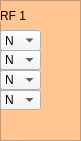
                 <widget class="QFrame" name="frame_5">
                  <property name="geometry">
                   <rect>
                    <x>750</x>
                    <y>420</y>
                    <width>81</width>
                    <height>141</height>
                   </rect>
                  </property>
                  <property name="styleSheet">
                   <string notr="true">background-color: rgb(255, 198, 148);</string>
                  </property>
                  <property name="frameShape">
                   <enum>QFrame::StyledPanel</enum>
                  </property>
                  <property name="frameShadow">
                   <enum>QFrame::Raised</enum>
                  </property>
                  <widget class="QComboBox" name="comboBox_rf1ant3">
                   <property name="geometry">
                    <rect>
                     <x>0</x>
                     <y>90</y>
                     <width>41</width>
                     <height>20</height>
                    </rect>
                   </property>
                   <property name="sizePolicy">
                    <sizepolicy hsizetype="Expanding" vsizetype="Fixed">
                     <horstretch>0</horstretch>
                     <verstretch>0</verstretch>
                    </sizepolicy>
                   </property>
                   <property name="styleSheet">
                    <string notr="true">background-color: rgb(245, 245, 245);</string>
                   </property>
                   <item>
                    <property name="text">
                     <string>N</string>
                    </property>
                   </item>
                   <item>
                    <property name="text">
                     <string>3</string>
                    </property>
                   </item>
                   <item>
                    <property name="text">
                     <string>6</string>
                    </property>
                   </item>
                   <item>
                    <property name="text">
                     <string>7</string>
                    </property>
                   </item>
                   <item>
                    <property name="text">
                     <string>9</string>
                    </property>
                   </item>
                  </widget>
                  <widget class="QComboBox" name="comboBox_rf1ant2">
                   <property name="geometry">
                    <rect>
                     <x>0</x>
                     <y>70</y>
                     <width>41</width>
                     <height>20</height>
                    </rect>
                   </property>
                   <property name="sizePolicy">
                    <sizepolicy hsizetype="Expanding" vsizetype="Fixed">
                     <horstretch>0</horstretch>
                     <verstretch>0</verstretch>
                    </sizepolicy>
                   </property>
                   <property name="styleSheet">
                    <string notr="true">background-color: rgb(245, 245, 245);</string>
                   </property>
                   <item>
                    <property name="text">
                     <string>N</string>
                    </property>
                   </item>
                   <item>
                    <property name="text">
                     <string>2</string>
                    </property>
                   </item>
                   <item>
                    <property name="text">
                     <string>4</string>
                    </property>
                   </item>
                   <item>
                    <property name="text">
                     <string>6</string>
                    </property>
                   </item>
                   <item>
                    <property name="text">
                     <string>8</string>
                    </property>
                   </item>
                  </widget>
                  <widget class="QComboBox" name="comboBox_rf1ant1">
                   <property name="geometry">
                    <rect>
                     <x>0</x>
                     <y>50</y>
                     <width>41</width>
                     <height>20</height>
                    </rect>
                   </property>
                   <property name="sizePolicy">
                    <sizepolicy hsizetype="Expanding" vsizetype="Fixed">
                     <horstretch>0</horstretch>
                     <verstretch>0</verstretch>
                    </sizepolicy>
                   </property>
                   <property name="styleSheet">
                    <string notr="true">background-color: rgb(245, 245, 245);</string>
                   </property>
                   <item>
                    <property name="text">
                     <string>N</string>
                    </property>
                   </item>
                   <item>
                    <property name="text">
                     <string>1</string>
                    </property>
                   </item>
                   <item>
                    <property name="text">
                     <string>2</string>
                    </property>
                   </item>
                   <item>
                    <property name="text">
                     <string>5</string>
                    </property>
                   </item>
                   <item>
                    <property name="text">
                     <string>9</string>
                    </property>
                   </item>
                  </widget>
                  <widget class="QComboBox" name="comboBox_rf1ant0">
                   <property name="geometry">
                    <rect>
                     <x>0</x>
                     <y>30</y>
                     <width>41</width>
                     <height>21</height>
                    </rect>
                   </property>
                   <property name="sizePolicy">
                    <sizepolicy hsizetype="Expanding" vsizetype="Fixed">
                     <horstretch>0</horstretch>
                     <verstretch>0</verstretch>
                    </sizepolicy>
                   </property>
                   <property name="styleSheet">
                    <string notr="true">background-color: rgb(245, 245, 245);</string>
                   </property>
                   <item>
                    <property name="text">
                     <string>N</string>
                    </property>
                   </item>
                   <item>
                    <property name="text">
                     <string>0</string>
                    </property>
                   </item>
                   <item>
                    <property name="text">
                     <string>4</string>
                    </property>
                   </item>
                   <item>
                    <property name="text">
                     <string>8</string>
                    </property>
                   </item>
                  </widget>
                  <widget class="QLabel" name="label_4">
                   <property name="geometry">
                    <rect>
                     <x>0</x>
                     <y>10</y>
                     <width>54</width>
                     <height>12</height>
                    </rect>
                   </property>
                   <property name="text">
                    <string>RF 1</string>
                   </property>
                  </widget>
                 </widget>
